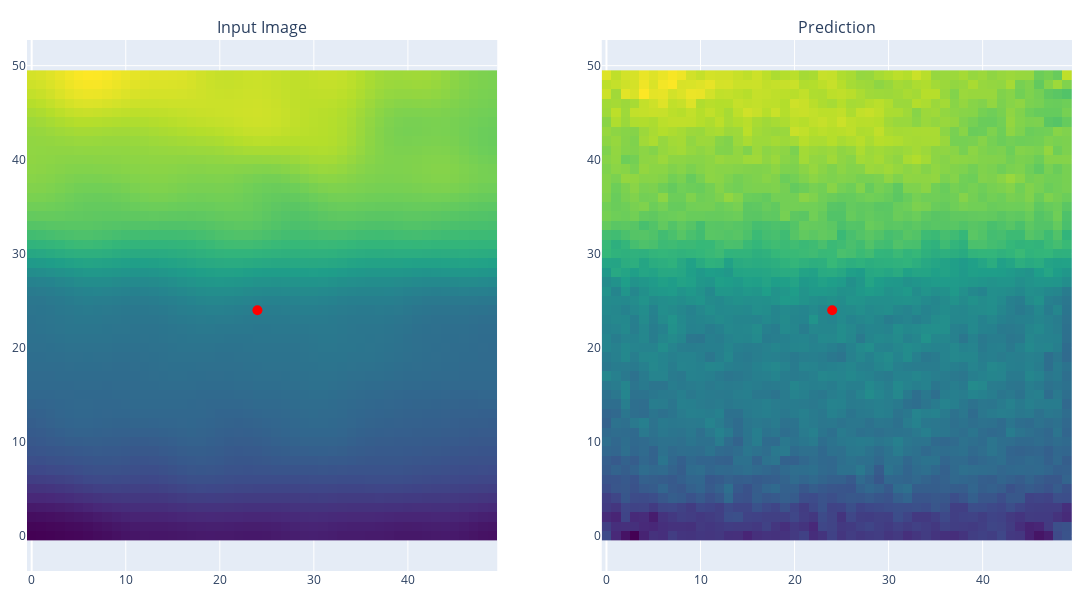
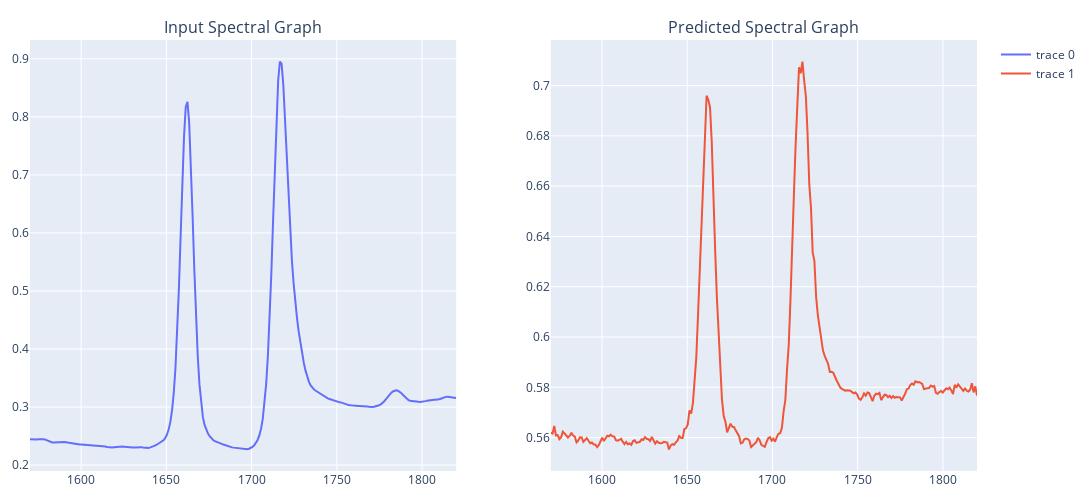

Source (notebook cell) for these figures, in order:
### Code cell
try: 
    for epoch in range(epochs):
        total_loss = 0
        for batch in train_loader:
            x = batch[0].to(device)  # Access the first element of the batch
            
            optimizer.zero_grad()
            
            x_recon, mean, logvar = model(x)
            
            # Compute loss (using MSE and KL divergence)
            recon_loss = F.mse_loss(x_recon, x, reduction='sum')
            kl_loss = -0.5 * torch.sum(1 + logvar - mean.pow(2) - logvar.exp())
            loss = recon_loss + kl_loss
            
            loss.backward()
            optimizer.step()
            
            total_loss += loss.item()

            # Create new inference visualizations
            fig_images, fig_spectra = visualize_inference(model, test_sample[0], train_image_viz, energy_range, 24, 24) 

            # Display updated plots
            clear_output(wait=True)
            fig_images.show()
            fig_spectra.show()

            print(f'Epoch: {epoch}, Test set ELBO: {loss:.4f}')
        
except KeyboardInterrupt:
    print("Training interrupted. Saving the model...")

### Figure 1 — Plotly figure (JSON) as saved in the notebook; plotly's stock layout.template omitted (floating-point values rounded to 4 significant figures; data arrays with more than 128 entries replaced by an {"elided": "..."} marker saying what was removed)
{"data": [{"colorscale": [[0, "#440154"], [0.1111, "#482878"], [0.2222, "#3e4989"], [0.3333, "#31688e"], [0.4444, "#26828e"], [0.5556, "#1f9e89"], [0.6667, "#35b779"], [0.7778, "#6ece58"], [0.8889, "#b5de2b"], [1, "#fde725"]], "showscale": false, "type": "heatmap", "xaxis": "x", "yaxis": "y", "z": {"elided": "50x50 float values"}}, {"marker": {"color": "red", "size": 10}, "mode": "markers", "showlegend": false, "type": "scatter", "x": [24], "xaxis": "x", "y": [24], "yaxis": "y"}, {"colorscale": [[0, "#440154"], [0.1111, "#482878"], [0.2222, "#3e4989"], [0.3333, "#31688e"], [0.4444, "#26828e"], [0.5556, "#1f9e89"], [0.6667, "#35b779"], [0.7778, "#6ece58"], [0.8889, "#b5de2b"], [1, "#fde725"]], "showscale": false, "type": "heatmap", "xaxis": "x2", "yaxis": "y2", "z": {"elided": "50x50 float values"}}, {"marker": {"color": "red", "size": 10}, "mode": "markers", "showlegend": false, "type": "scatter", "x": [24], "xaxis": "x2", "y": [24], "yaxis": "y2"}], "layout": {"annotations": [{"font": {"size": 16}, "showarrow": false, "text": "Input Image", "x": 0.225, "xanchor": "center", "xref": "paper", "y": 1, "yanchor": "bottom", "yref": "paper"}, {"font": {"size": 16}, "showarrow": false, "text": "Prediction", "x": 0.775, "xanchor": "center", "xref": "paper", "y": 1, "yanchor": "bottom", "yref": "paper"}], "height": 600, "margin": {"b": 20, "l": 20, "r": 20, "t": 40}, "width": 1200, "xaxis": {"anchor": "y", "domain": [0, 0.45]}, "xaxis2": {"anchor": "y2", "domain": [0.55, 1]}, "yaxis": {"anchor": "x", "domain": [0, 1], "scaleanchor": "x", "scaleratio": 1}, "yaxis2": {"anchor": "x2", "domain": [0, 1], "scaleanchor": "x2", "scaleratio": 1}}}

### Figure 2 — Plotly figure (JSON) as saved in the notebook; plotly's stock layout.template omitted (floating-point values rounded to 4 significant figures; data arrays with more than 128 entries replaced by an {"elided": "..."} marker saying what was removed)
{"data": [{"type": "scatter", "x": {"elided": "250 float values"}, "xaxis": "x", "y": {"elided": "250 float values"}, "yaxis": "y"}, {"type": "scatter", "x": {"elided": "250 float values"}, "xaxis": "x2", "y": {"elided": "250 float values"}, "yaxis": "y2"}], "layout": {"annotations": [{"font": {"size": 16}, "showarrow": false, "text": "Input Spectral Graph", "x": 0.225, "xanchor": "center", "xref": "paper", "y": 1, "yanchor": "bottom", "yref": "paper"}, {"font": {"size": 16}, "showarrow": false, "text": "Predicted Spectral Graph", "x": 0.775, "xanchor": "center", "xref": "paper", "y": 1, "yanchor": "bottom", "yref": "paper"}], "height": 500, "margin": {"b": 20, "l": 20, "r": 20, "t": 40}, "width": 1200, "xaxis": {"anchor": "y", "domain": [0, 0.45]}, "xaxis2": {"anchor": "y2", "domain": [0.55, 1]}, "yaxis": {"anchor": "x", "domain": [0, 1]}, "yaxis2": {"anchor": "x2", "domain": [0, 1]}}}
